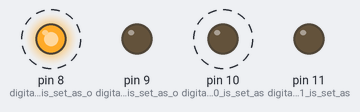
Recording of a sketch running on a simulated Arduino Uno, built with avr-gcc and run on an emulated ATmega328P. Parts: output pins drawn as LEDs (lit = HIGH). Dashed ring = blinking. What the sketch prints to the serial monitor is not drawn.

Above: at 0.2 s.
Timing chart, 0 to 3.0 s (numbered marks = the images above):
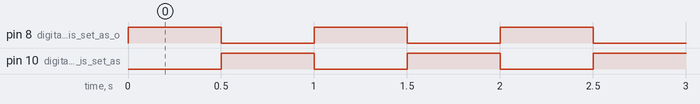

Measured:
- by itself, pin 8 (digital_pin_8_is_set_as_o), pin 10 (digital_pin_10_is_set_as): alternates HIGH for 0.50 s and LOW for 0.50 s

The sketch:

two_leds_blink_alternatively.ino
```cpp
void setup() {
  // put your setup code here, to run once:
  Serial.begin(9600);//code to start serial monitor
  pinMode(8, OUTPUT);//digital pin 8 is set as output[+ve of led-1]
  pinMode(9, OUTPUT);//digital pin 9 is set as output[-ve of led-1]
  pinMode(10, OUTPUT);//digital pin 10 is set as output[+ve of led-2]
  pinMode(11, OUTPUT);//digital pin 11 is set as output[-ve of led-2]
}

void loop() {
  //code to run repeatedly:
  //led-1 on
  digitalWrite(8, HIGH);
  digitalWrite(9, LOW);
  //led-2 off
  digitalWrite(10, LOW);
  digitalWrite(11, LOW);
  //serial monitor display text
  Serial.print("LED-1 ON\tLED-2 OFF\n");
  //WAIT HALF SECOND
  delay(500);//in braces, time is specified in milliseconds
  //led-1 off
  digitalWrite(8, LOW);
  digitalWrite(9, LOW);
  //led-2 on
  digitalWrite(10, HIGH);
  digitalWrite(11, LOW);
  //serial monitor display text
  Serial.print("LED-1 OFF\tLED-2 ON\n");
  //WAIT HALF SECOND
  delay(500);//in braces, time is specified in milliseconds
}
```
